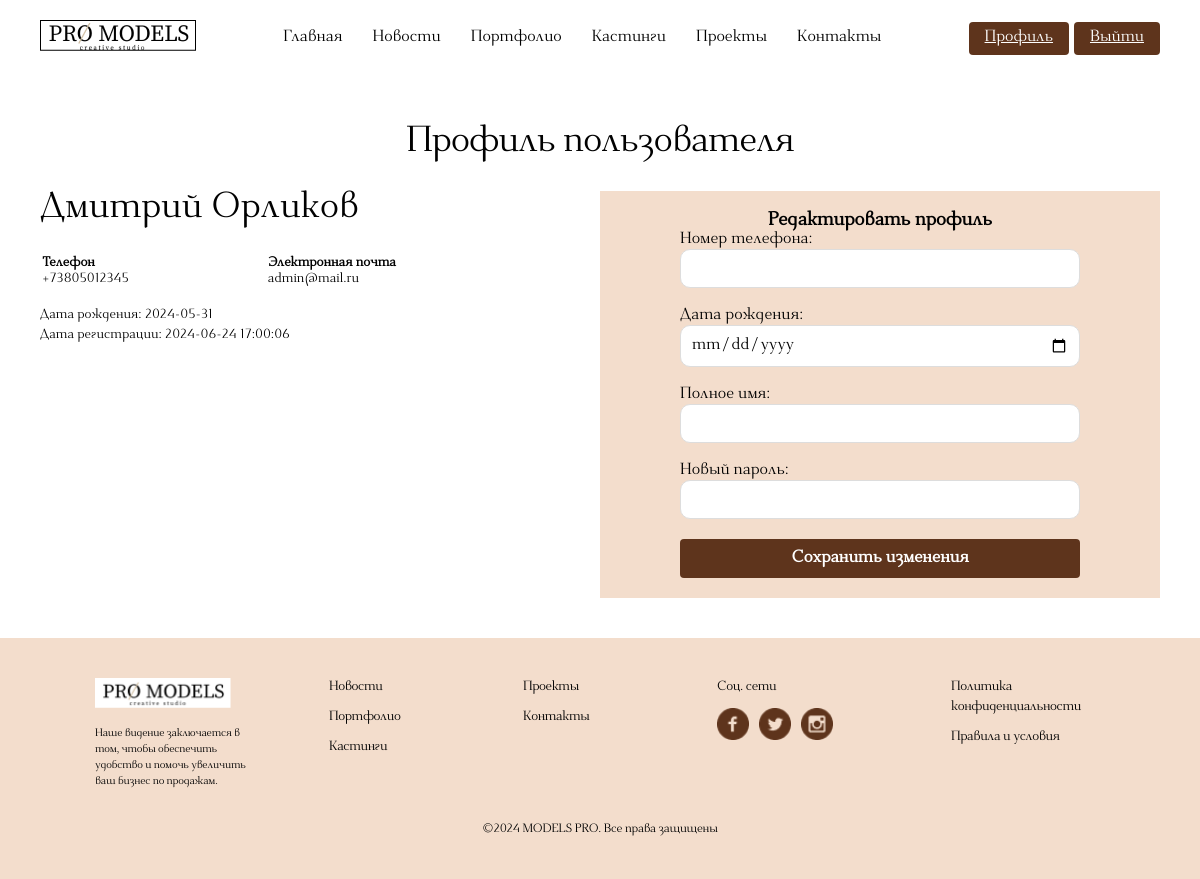
/profile.php (signed in), run on the app's committed database.
### tables this page shows
CREATE TABLE `users` (
  `user_id` int NOT NULL,
  `email` varchar(255) NOT NULL,
  `phone_number` varchar(20) DEFAULT NULL,
  `date_of_birth` date DEFAULT NULL,
  `full_name` varchar(255) DEFAULT NULL,
  `password` varchar(255) NOT NULL,
  `registration_date` timestamp NULL DEFAULT CURRENT_TIMESTAMP,
  `is_admin` tinyint(1) DEFAULT '0'
);

### profile.php (the view, shortened to what this page needs)
<?php
include_once 'header.php';
require_once 'database_connection.php';
$user_id = $_SESSION['user_id'];
$query = $pdo->prepare("SELECT email, phone_number, date_of_birth, full_name, registration_date FROM users WHERE user_id = ?");
$query->execute([$user_id]);
$user = $query->fetch(PDO::FETCH_ASSOC);
function displayData($data) {
	return empty($data) ? 'Нет данных' : htmlspecialchars($data);
}
?>
<section class="model-profile-section">
	<h2 class="block-title">Профиль пользователя</h2>
	<div class="profile-container">
		<div class="profile-text">
			<div class="profile-block">
				<h3><?php echo displayData($user['full_name']); ?></h3>
			</div>
			<div class="profile-block">
				<table class="profile-table">
					<thead>
					<tr>
						<th>Телефон</th>
						<th>Электронная почта</th>
					</tr>
					</thead>
					<tbody>
					<tr>
						<td><?php echo displayData($user['phone_number']); ?></td>
						<td><?php echo displayData($user['email']); ?></td>
					</tr>
					</tbody>
				</table>
				<br>
				<div class="profile-block">
					<p>Дата рождения: <?php echo displayData($user['date_of_birth']); ?></p>
					<p>Дата регистрации: <?php echo displayData($user['registration_date']); ?></p>
				</div>
			</div>
		</div>
		<div class="profile-form-container contact-form">
			<h3>Редактировать профиль</h3>
			<form action="update_profile.php" method="post" id="profileForm" onsubmit="return validateForm()">
				<div class="form-group">
					<label for="phone_number">Номер телефона:</label><br>
					<input type="text" id="phone_number" name="phone_number" required>
				</div>
				<div class="form-group">
					<label for="date_of_birth">Дата рождения:</label>
					<input type="date" id="date_of_birth" name="date_of_birth" required>
				</div>
				<div class="form-group">
					<label for="full_name">Полное имя:</label><br>
					<input type="text" id="full_name" name="full_name" required>
				</div>
				<div class="form-group">
					<label for="password">Новый пароль:</label>
					<input type="password" id="password" name="password" required>
				</div>
				<button type="submit">Сохранить изменения</button>
			</form>
		</div>
	</div>
</section>
<?php
include_once 'footer.php';
?>

### styles.css (style rules this page uses)
:root { --font-family: 'Dihjauti', Arial, sans-serif; }
* { margin: 0; padding: 0; box-sizing: border-box; }
body { font-family: 'Dihjauti', Arial, sans-serif; }
.block-title { font-family: var(--font-family); font-weight: 400; font-size: 3vw; line-height: 150%; letter-spacing: -0.02em; text-align: center; color: #010101; margin-bottom: 20px; }
.contact-image, .contact-form { flex: 1; display: flex; justify-content: center; align-items: center; }
.contact-form { background-color: #f3ddcc; display: flex; flex-direction: column; justify-content: center; align-items: center; padding-bottom: 20px; padding-top: 20px; }
.contact-form input, .contact-form textarea { width: 400px; padding: 10px; margin: 0 auto 20px; border: 1px solid #ddd; border-radius: 10px; font-family: var(--font-family); font-size: 16px; color: #010101; display: block; }
.contact-form button { display: block; padding: 10px 20px; background-color: #5e341c; color: #FFFFFF; border: none; border-radius: 4px; font-family: var(--font-family); font-weight: 600; font-size: 1.4vw; cursor: pointer; width: 400px; margin: 0 auto; }
.model-profile-section { padding: 40px 0; }
.profile-container { display: flex; max-width: 1240px; margin: 0 auto; padding: 0 40px; }
.profile-text { flex: 1; display: flex; flex-direction: column; }
.profile-block { margin-bottom: 20px; }
.profile-block h3 { font-family: var(--font-family); font-weight: 400; font-size: 36px; color: #010101; margin-bottom: 5px; }
.profile-block p { font-family: var(--font-family); font-weight: 400; font-size: 1.1vw; line-height: 150%; color: #010101; }
.profile-table { width: 100%; text-align: left; }
.profile-table th, .profile-table td { font-family: var(--font-family); font-size: 1.1vw; color: #010101; text-align: left; }

### data on the page
users: full_name "Дмитрий Орликов", phone_number "+73805012345", email "admin@mail.ru", date_of_birth "2024-05-31", registration_date "2024-06-24 17:00:06"
